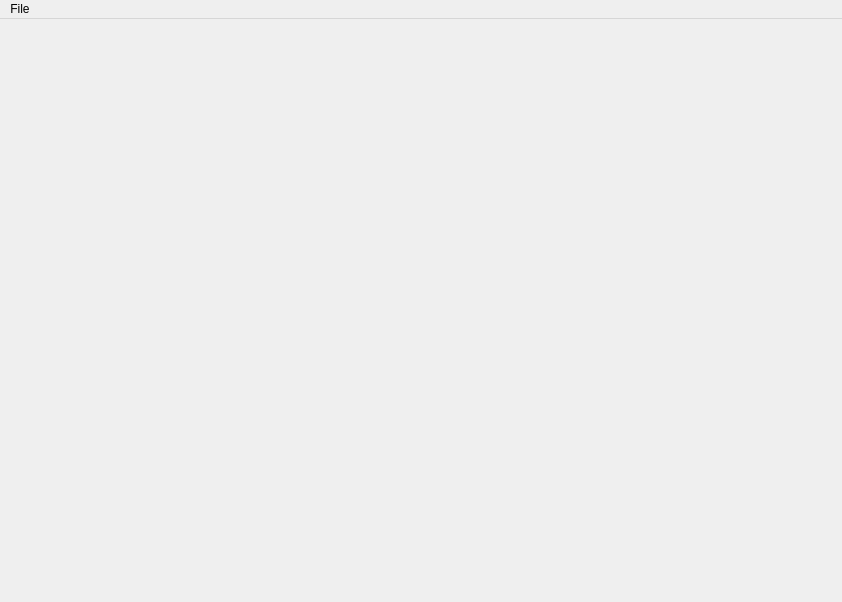
<?xml version="1.0" encoding="UTF-8"?>
<ui version="4.0">
 <class>FCMainWindow</class>
 <widget class="QMainWindow" name="FCMainWindow">
  <property name="geometry">
   <rect>
    <x>0</x>
    <y>0</y>
    <width>842</width>
    <height>602</height>
   </rect>
  </property>
  <property name="windowTitle">
   <string>FCMainWindow</string>
  </property>
  
  <!-- Removed because we don't need it I think...
  <widget class="QWidget" name="centralWidget"/>
  -->
  
  <widget class="QMenuBar" name="menuBar">
   <property name="geometry">
    <rect>
     <x>0</x>
     <y>0</y>
     <width>842</width>
     <height>21</height>
    </rect>
   </property>
   <widget class="QMenu" name="menuFile">
    <property name="title">
     <string>File</string>
    </property>
    <addaction name="actionBlah"/>
   </widget>
   <addaction name="menuFile"/>
  </widget>
  <action name="actionBlah">
   <property name="text">
    <string>Blah</string>
   </property>
  </action>
 </widget>
 <layoutdefault spacing="6" margin="11"/>
 <resources>
  <include location="../fcclient_qt.qrc"/>
 </resources>
 <connections/>
</ui>
